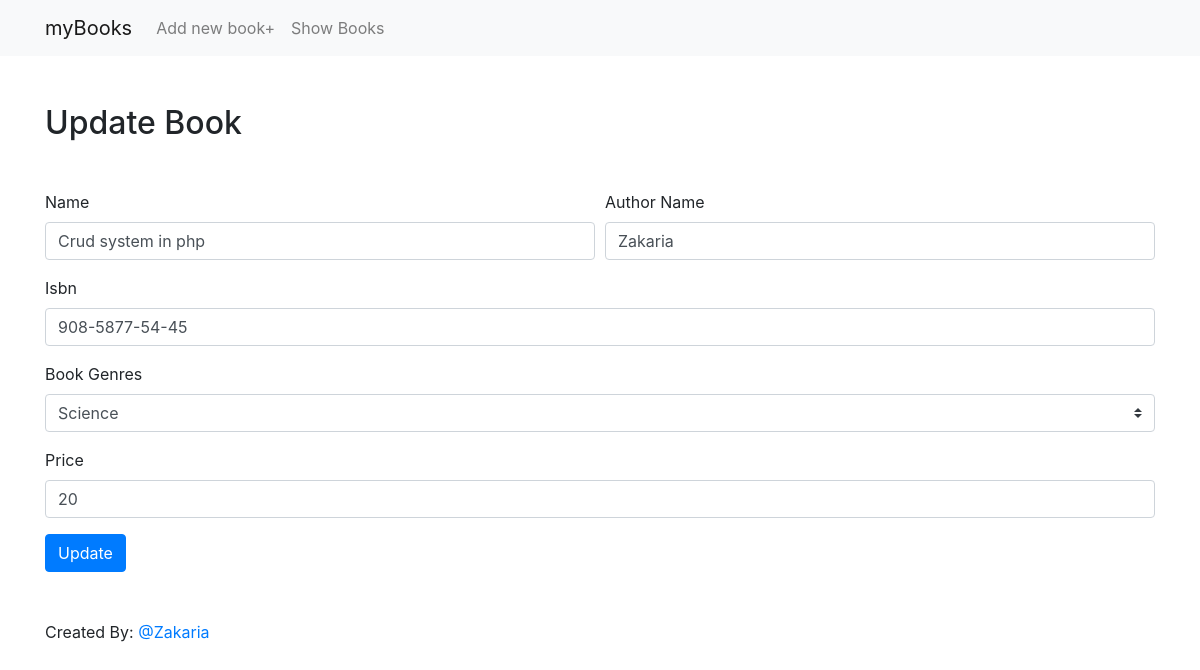
Screenshot of /update.php?id=8 with the database file from the repository.
### tables this page shows
CREATE TABLE `books` (
  `id` int(11) UNSIGNED NOT NULL,
  `name` varchar(30) NOT NULL,
  `authorname` varchar(30) NOT NULL,
  `isbn` varchar(50) NOT NULL,
  `genres` varchar(50) DEFAULT NULL,
  `price` int(10) DEFAULT NULL,
  `date` timestamp NOT NULL DEFAULT current_timestamp() ON UPDATE current_timestamp()
);

### update.php (the view, shortened to what this page needs)
<?php
require 'config.php';
$connect = new PDO($dsn, $user, $password);
if(isset($_GET['id'])){
    $sql = 'SELECT id,name,authorname,isbn,genres,price FROM books WHERE id = :id';
    $prepared = $connect->prepare($sql);
    $prepared->bindValue(':id', $_GET['id']);
    $prepared->execute();
    $book = $prepared->fetch(PDO::FETCH_ASSOC);
}
?>
<?php include('includes/header.php'); ?>
<main>
<section class="container mt-5 mb-5">
    <h2 class="mb-5">Update Book</h2>
    <form method="post">
        <div class="form-row">
            <div class="form-group col-md-6">
                <label for="bname">Name</label>
                <input type="text" class="form-control" id="bname" value="<?php echo $book['name']; ?>" name="name" placeholder="Name">
            </div>
            <div class="form-group col-md-6">
                <label for="author_name">Author Name</label>
                <input type="text" class="form-control" value="<?php echo $book['authorname']; ?>" id="author_name" name="authorname" placeholder="Author Name">
            </div>
        </div>
        <div class="form-group">
            <label for="isbn">Isbn</label>
            <input type="text" class="form-control" value="<?php echo $book['isbn']; ?>" id="isbn" name="isbn" placeholder="ISBN ex: 978-9953-68-866-4">
        </div>
        <div class="form-group">
            <label for="genres">Book Genres</label>
            <select name="genres" id="genres" class="custom-select">
                <option value="Science" <?php if($book['genres'] == 'Science'){echo "selected";} ?>>Science</option>
            </select>
        </div>
        <div class="form-group">
            <label for="address">Price</label>
            <input type="text" class="form-control" value="<?php echo $book['price']; ?>" id="price" name="price" placeholder="Price($) ex: 5">
        </div>
        <button type="submit" name="update" class="btn btn-primary">Update</button>
    </form>
</section>
</main>
<?php include('includes/footer.php'); ?>

### rows the page displays
books: name "Crud system in php", authorname "Zakaria", isbn "908-5877-54-45", genres "Science", price "20"
